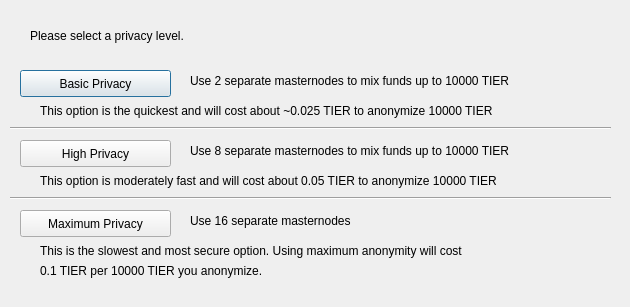
<?xml version="1.0" encoding="UTF-8"?>
<ui version="4.0">
 <class>ObfuscationConfig</class>
 <widget class="QDialog" name="ObfuscationConfig">
  <property name="geometry">
   <rect>
    <x>0</x>
    <y>0</y>
    <width>630</width>
    <height>307</height>
   </rect>
  </property>
  <property name="windowTitle">
   <string>Configure Obfuscation</string>
  </property>
  <widget class="QPushButton" name="buttonBasic">
   <property name="geometry">
    <rect>
     <x>20</x>
     <y>70</y>
     <width>151</width>
     <height>27</height>
    </rect>
   </property>
   <property name="text">
    <string>Basic Privacy</string>
   </property>
  </widget>
  <widget class="QPushButton" name="buttonHigh">
   <property name="geometry">
    <rect>
     <x>20</x>
     <y>140</y>
     <width>151</width>
     <height>27</height>
    </rect>
   </property>
   <property name="text">
    <string>High Privacy</string>
   </property>
  </widget>
  <widget class="QPushButton" name="buttonMax">
   <property name="geometry">
    <rect>
     <x>20</x>
     <y>210</y>
     <width>151</width>
     <height>27</height>
    </rect>
   </property>
   <property name="text">
    <string>Maximum Privacy</string>
   </property>
  </widget>
  <widget class="QLabel" name="label">
   <property name="geometry">
    <rect>
     <x>30</x>
     <y>20</y>
     <width>571</width>
     <height>31</height>
    </rect>
   </property>
   <property name="text">
    <string>Please select a privacy level.</string>
   </property>
  </widget>
  <widget class="QLabel" name="label_2">
   <property name="geometry">
    <rect>
     <x>190</x>
     <y>70</y>
     <width>421</width>
     <height>21</height>
    </rect>
   </property>
   <property name="text">
    <string>Use 2 separate masternodes to mix funds up to 10000 TIER</string>
   </property>
  </widget>
  <widget class="QLabel" name="label_3">
   <property name="geometry">
    <rect>
     <x>190</x>
     <y>140</y>
     <width>411</width>
     <height>21</height>
    </rect>
   </property>
   <property name="text">
    <string>Use 8 separate masternodes to mix funds up to 10000 TIER</string>
   </property>
  </widget>
  <widget class="QLabel" name="label_4">
   <property name="geometry">
    <rect>
     <x>190</x>
     <y>210</y>
     <width>421</width>
     <height>21</height>
    </rect>
   </property>
   <property name="text">
    <string>Use 16 separate masternodes</string>
   </property>
  </widget>
  <widget class="QLabel" name="label_6">
   <property name="geometry">
    <rect>
     <x>40</x>
     <y>100</y>
     <width>561</width>
     <height>21</height>
    </rect>
   </property>
   <property name="text">
    <string>This option is the quickest and will cost about ~0.025 TIER to anonymize 10000 TIER</string>
   </property>
  </widget>
  <widget class="QLabel" name="label_7">
   <property name="geometry">
    <rect>
     <x>40</x>
     <y>170</y>
     <width>561</width>
     <height>21</height>
    </rect>
   </property>
   <property name="text">
    <string>This option is moderately fast and will cost about 0.05 TIER to anonymize 10000 TIER</string>
   </property>
  </widget>
  <widget class="QLabel" name="label_8">
   <property name="geometry">
    <rect>
     <x>40</x>
     <y>240</y>
     <width>561</width>
     <height>21</height>
    </rect>
   </property>
   <property name="text">
    <string>This is the slowest and most secure option. Using maximum anonymity will cost</string>
   </property>
  </widget>
  <widget class="QLabel" name="label_9">
   <property name="geometry">
    <rect>
     <x>40</x>
     <y>260</y>
     <width>561</width>
     <height>21</height>
    </rect>
   </property>
   <property name="text">
    <string>0.1 TIER per 10000 TIER you anonymize.</string>
   </property>
  </widget>
  <widget class="Line" name="line">
   <property name="geometry">
    <rect>
     <x>10</x>
     <y>120</y>
     <width>601</width>
     <height>16</height>
    </rect>
   </property>
   <property name="orientation">
    <enum>Qt::Horizontal</enum>
   </property>
  </widget>
  <widget class="Line" name="line_2">
   <property name="geometry">
    <rect>
     <x>10</x>
     <y>190</y>
     <width>601</width>
     <height>16</height>
    </rect>
   </property>
   <property name="orientation">
    <enum>Qt::Horizontal</enum>
   </property>
  </widget>
 </widget>
 <resources/>
 <connections/>
</ui>
